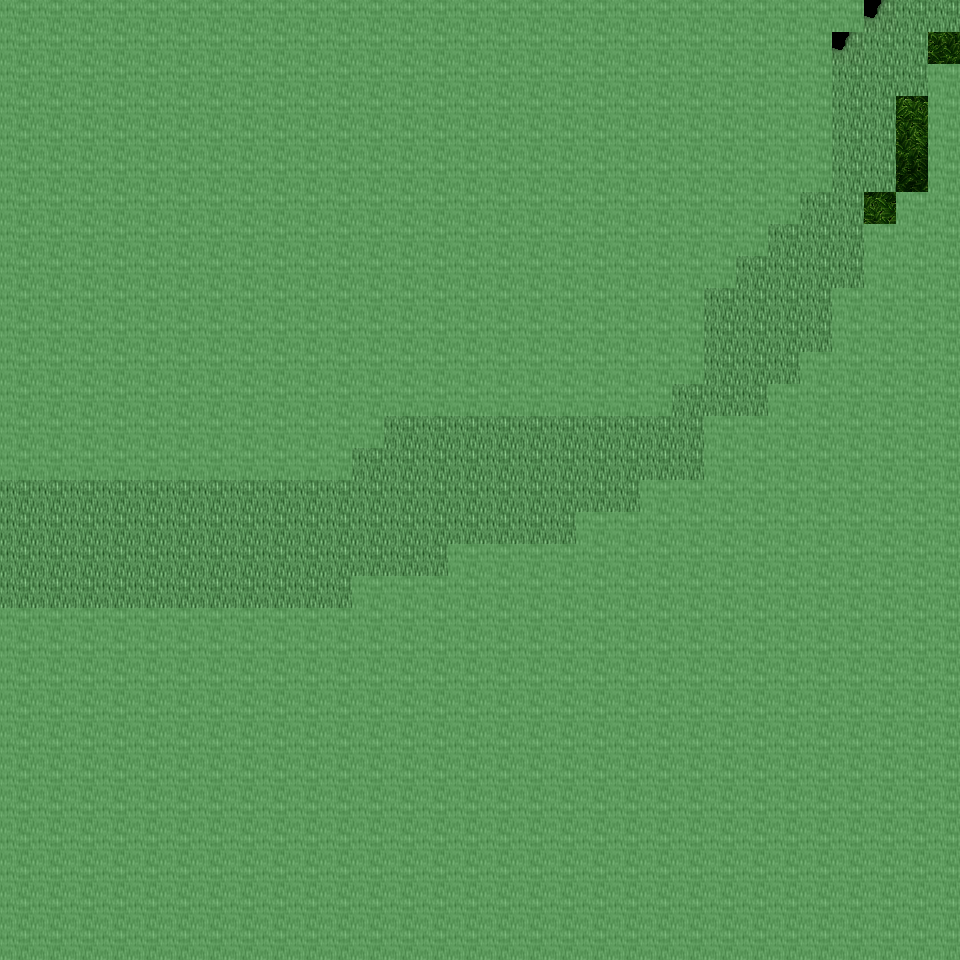

Rendered tile map (Tiled .tmx) drawn with the repository's tilesets; below, a short description and the map source with its tile grids summarised:
An orthogonal 30x30 tile map with 32x32 px tiles, 6 tile layers (Ground, Object, Object2, Above, ...), 6 tilesets and 3 objects (3x mapExit).

<map version="1.0" orientation="orthogonal" renderorder="right-down" width="30" height="30" tilewidth="32" tileheight="32" nextobjectid="4">
  <tileset firstgid="1" name="tileset_ground_ground" tilewidth="32" tileheight="32" tilecount="33" columns="3">
    <image source="../drawable/tileset_ground_ground.png" width="96" height="352" />
  </tileset>
  <tileset firstgid="34" name="tileset_ground_ground_2" tilewidth="32" tileheight="32" tilecount="4" columns="4">
    <image source="../drawable/tileset_ground_ground_2.png" width="128" height="32" />
  </tileset>
  <tileset firstgid="38" name="tileset_ground_grass_edges" tilewidth="32" tileheight="32" tilecount="36" columns="12">
    <image source="../drawable/tileset_ground_grass_edges.png" width="384" height="96" />
  </tileset>
  <tileset firstgid="74" name="tileset_ground_grass_corners" tilewidth="32" tileheight="32" tilecount="24" columns="6">
    <image source="../drawable/tileset_ground_grass_corners.png" width="192" height="128" />
  </tileset>
  <tileset firstgid="98" name="tileset_plant_tree_tree_darkgreen" tilewidth="32" tileheight="32" tilecount="88" columns="8">
    <image source="../drawable/tileset_plant_tree_tree_darkgreen.png" width="256" height="352" />
  </tileset>
  <tileset firstgid="186" name="tileset_logic_collision" tilewidth="32" tileheight="32" tilecount="1" columns="1">
    <image source="../drawable/tileset_logic_collision.png" width="32" height="32" />
  </tileset>
  <layer name="Ground" width="30" height="30">
    <data>[900 cells, 900 non-empty, 2 distinct tile ids]</data>
  </layer>
  <layer name="Object" width="30" height="30">
    <data>[900 cells, 42 non-empty, 4 distinct tile ids]</data>
  </layer>
  <layer name="Object2" width="30" height="30">
    <data>[900 cells, 0 non-empty, 0 distinct tile ids]</data>
  </layer>
  <layer name="Above" width="30" height="30">
    <data>[900 cells, 436 non-empty, 18 distinct tile ids]</data>
  </layer>
  <layer name="Above2" width="30" height="30">
    <data>[900 cells, 0 non-empty, 0 distinct tile ids]</data>
  </layer>
  <layer name="Walkable" width="30" height="30">
    <data>[900 cells, 773 non-empty, 1 distinct tile ids]</data>
  </layer>
  <objectgroup name="MapEvents">
    <object id="1" name="north" type="mapExit" x="864" y="0" width="96" height="32">
      <properties>
        <property name="map" value="level_0_x138_y60" />
        <property name="x" value="27" />
        <property name="y" value="28" />
      </properties>
    </object>
    <object id="2" name="west" type="mapExit" x="0" y="480" width="32" height="128">
      <properties>
        <property name="map" value="level_0_x137_y61" />
        <property name="x" value="28" />
        <property name="y" value="15" />
      </properties>
    </object>
    <object id="3" name="east" type="mapExit" x="928" y="0" width="32" height="64">
      <properties>
        <property name="map" value="level_0_x139_y61" />
        <property name="x" value="1" />
        <property name="y" value="0" />
      </properties>
    </object>
  </objectgroup>
</map>
